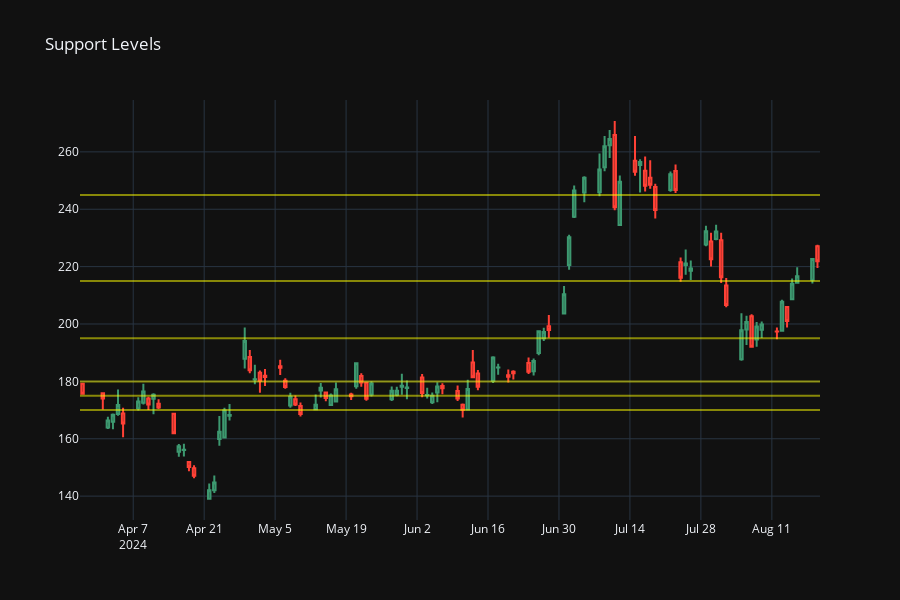

Notebook code for this chart:
### Code cell
fig_sr = create_price_fig(ohlc2)
fig_sr.update_layout(title='Support Levels')

for i, x in support_df.iterrows():
    if x['count_lows'] >= count_limit:
        fig_sr.add_hline(x['low_level'], line_color='yellow', opacity=0.5)
        
fig_sr
